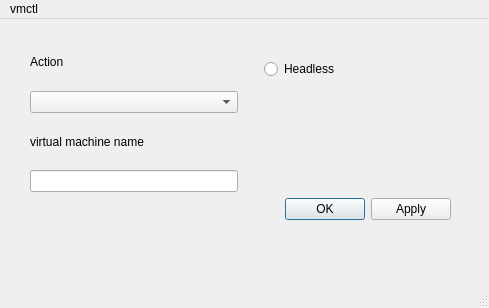
<?xml version="1.0" encoding="UTF-8"?>
<ui version="4.0">
 <class>MainWindow</class>
 <widget class="QMainWindow" name="MainWindow">
  <property name="geometry">
   <rect>
    <x>0</x>
    <y>0</y>
    <width>489</width>
    <height>308</height>
   </rect>
  </property>
  <property name="windowTitle">
   <string>MainWindow</string>
  </property>
  <widget class="QWidget" name="centralwidget">
   <widget class="QWidget" name="layoutWidget">
    <property name="geometry">
     <rect>
      <x>30</x>
      <y>20</y>
      <width>421</width>
      <height>181</height>
     </rect>
    </property>
    <layout class="QGridLayout" name="gridLayout">
     <item row="0" column="0">
      <widget class="QLabel" name="actionLabel">
       <property name="text">
        <string>Action</string>
       </property>
      </widget>
     </item>
     <item row="0" column="1" rowspan="4">
      <widget class="QStackedWidget" name="stackedWidget">
       <property name="sizePolicy">
        <sizepolicy hsizetype="MinimumExpanding" vsizetype="MinimumExpanding">
         <horstretch>0</horstretch>
         <verstretch>0</verstretch>
        </sizepolicy>
       </property>
       <property name="currentIndex">
        <number>0</number>
       </property>
       <widget class="QWidget" name="page">
        <widget class="QRadioButton" name="headlessRadioButton">
         <property name="geometry">
          <rect>
           <x>20</x>
           <y>20</y>
           <width>99</width>
           <height>20</height>
          </rect>
         </property>
         <property name="text">
          <string>Headless</string>
         </property>
        </widget>
       </widget>
       <widget class="QWidget" name="page_2">
        <widget class="QRadioButton" name="hardRadioButton">
         <property name="geometry">
          <rect>
           <x>20</x>
           <y>20</y>
           <width>99</width>
           <height>20</height>
          </rect>
         </property>
         <property name="text">
          <string>Hard</string>
         </property>
        </widget>
       </widget>
       <widget class="QWidget" name="page_3">
        <widget class="QTextEdit" name="textEdit">
         <property name="geometry">
          <rect>
           <x>0</x>
           <y>10</y>
           <width>171</width>
           <height>121</height>
          </rect>
         </property>
         <property name="sizePolicy">
          <sizepolicy hsizetype="MinimumExpanding" vsizetype="MinimumExpanding">
           <horstretch>0</horstretch>
           <verstretch>0</verstretch>
          </sizepolicy>
         </property>
        </widget>
       </widget>
      </widget>
     </item>
     <item row="1" column="0">
      <widget class="QComboBox" name="actionComboBox"/>
     </item>
     <item row="2" column="0">
      <widget class="QLabel" name="vmNameLabel">
       <property name="text">
        <string>virtual machine name</string>
       </property>
      </widget>
     </item>
     <item row="3" column="0">
      <widget class="QLineEdit" name="vmNameLineEdit"/>
     </item>
     <item row="4" column="1">
      <widget class="QDialogButtonBox" name="buttonBox">
       <property name="standardButtons">
        <set>QDialogButtonBox::StandardButton::Apply|QDialogButtonBox::StandardButton::Ok</set>
       </property>
      </widget>
     </item>
    </layout>
   </widget>
  </widget>
  <widget class="QMenuBar" name="menubar">
   <property name="geometry">
    <rect>
     <x>0</x>
     <y>0</y>
     <width>489</width>
     <height>39</height>
    </rect>
   </property>
   <widget class="QMenu" name="menuvmctl">
    <property name="title">
     <string>vmctl</string>
    </property>
   </widget>
   <addaction name="menuvmctl"/>
  </widget>
  <widget class="QStatusBar" name="statusbar"/>
 </widget>
 <resources/>
 <connections/>
</ui>
